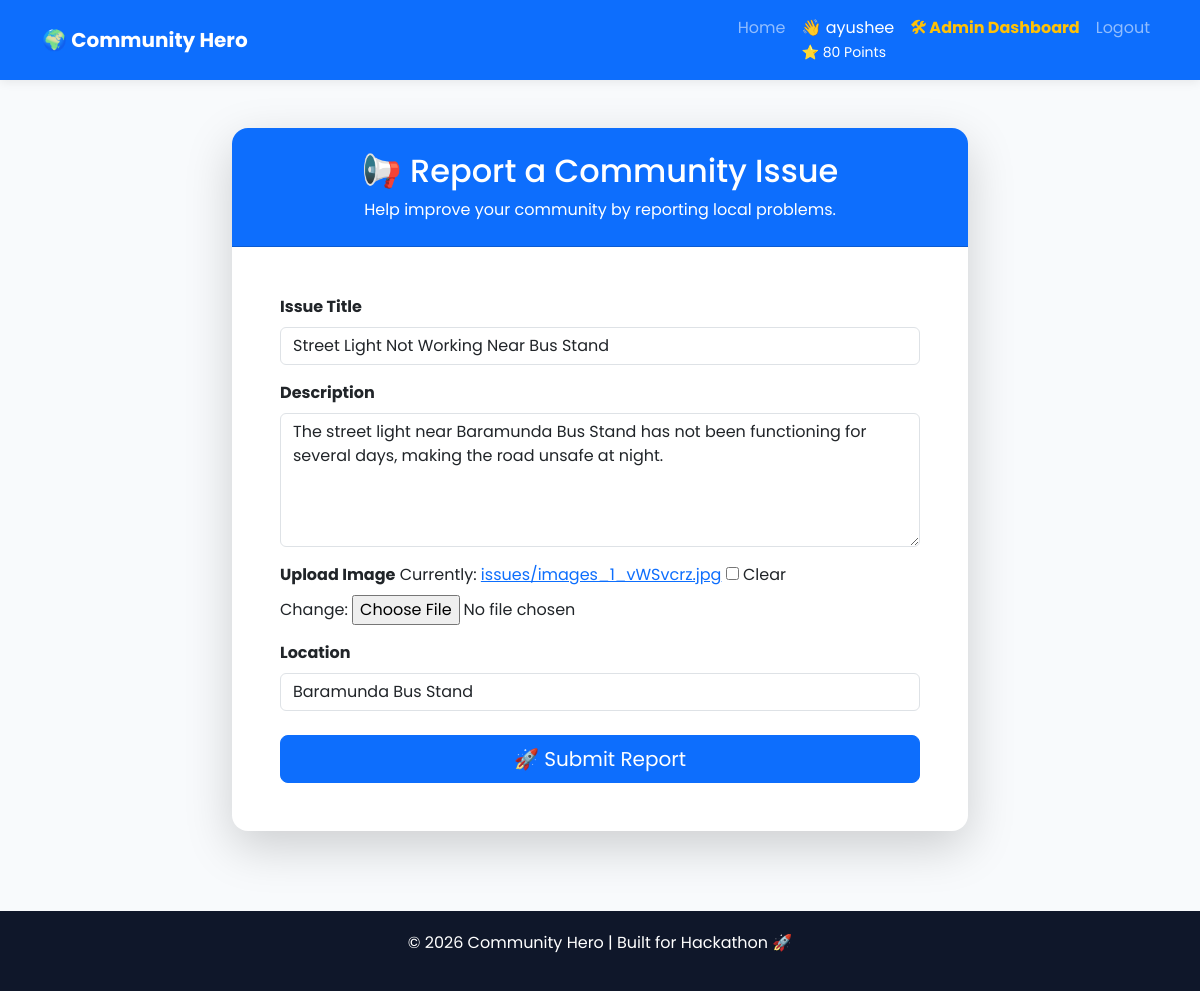
Page /issue/18/edit/ (signed in) on the committed database.
### issues/models.py (models this page shows, shortened)
class Profile(models.Model):
    user = models.OneToOneField(
        User,
        on_delete=models.CASCADE
    )
    points = models.PositiveIntegerField(default=0)

class Issue(models.Model):
    CATEGORY_CHOICES = [
        ("Pothole", "Pothole"),
        ("Garbage", "Garbage"),
        ("Water Leakage", "Water Leakage"),
        ("Street Light", "Street Light"),
        ("Road Damage", "Road Damage"),
        ("Other", "Other"),
    ]
    STATUS_CHOICES = [
        ("Pending", "Pending"),
        ("In Progress", "In Progress"),
        ("Resolved", "Resolved"),
    ]
    PRIORITY_CHOICES = [
    ("High", "High"),
    ("Medium", "Medium"),
    ("Low", "Low"),
    ]
    user = models.ForeignKey(
        User,
        on_delete=models.CASCADE
    )
    title = models.CharField(max_length=200)
    description = models.TextField()
    category = models.CharField(
        max_length=50,
        choices=CATEGORY_CHOICES,
        default="Other"
    )
    image = models.ImageField(
        upload_to="issues/",
        blank=True,
        null=True
    )
    location = models.CharField(max_length=200)
    status = models.CharField(
        max_length=30,
        choices=STATUS_CHOICES,
        default="Pending"
    )
    priority = models.CharField(
    max_length=10,
    choices=PRIORITY_CHOICES,
    default="Medium"
    )
    ai_solution = models.TextField(blank=True)
    department = models.CharField(
        max_length=100,
        blank=True
    )
    ai_summary = models.TextField(
    blank=True,
    null=True
    )
    verification_count = models.PositiveIntegerField(default=0)
    points_awarded = models.BooleanField(default=False)
    created_at = models.DateTimeField(auto_now_add=True)

### issues/views.py (the view)
# urls.py: path("issue/<int:pk>/edit/", views.edit_issue, name="edit_issue"),
@login_required
def edit_issue(request, pk):
    issue = get_object_or_404(Issue, pk=pk)
    if issue.user != request.user:
        return redirect("home")
    if request.method == "POST":
        form = IssueForm(
            request.POST,
            request.FILES,
            instance=issue
        )
        if form.is_valid():
            form.save()
            return redirect("issue_detail", pk=issue.pk)
    else:
        form = IssueForm(instance=issue)
    return render(
        request,
        "issues/report_issue.html",
        {
            "form": form
        }
    )

### issues/forms.py
class IssueForm(forms.ModelForm):
    class Meta:
        model = Issue
        fields = [
            "title",
            "description",
            "image",
            "location",
        ]
        widgets = {
            "title": forms.TextInput(attrs={
                "class": "form-control",
                "placeholder": "Enter issue title"
            }),
            "description": forms.Textarea(attrs={
                "class": "form-control",
                "rows": 5,
                "placeholder": "Describe the issue..."
            }),
            "location": forms.TextInput(attrs={
                "class": "form-control",
                "placeholder": "Enter location"
            }),
        }

### issues/templates/issues/report_issue.html (shortened to what this page needs)
{% extends 'issues/base.html' %}
{% block content %}
<div class="row justify-content-center">
    <div class="col-lg-8">
        <div class="card shadow-lg border-0 rounded-4">
            <div class="card-header bg-primary text-white text-center py-4 rounded-top-4">
                <h2>📢 Report a Community Issue</h2>
                <p class="mb-0">
                    Help improve your community by reporting local problems.
                </p>
            </div>
            <div class="card-body p-5">
                <form method="POST" enctype="multipart/form-data">
                    <div class="mb-3">
                        <label class="form-label fw-bold">
                            Issue Title
                        </label>
                        {{ form.title }}
                    </div>
                    <div class="mb-3">
                        <label class="form-label fw-bold">
                            Description
                        </label>
                        {{ form.description }}
                    </div>
                    <div class="mb-3">
                        <label class="form-label fw-bold">
                            Upload Image
                        </label>
                        {{ form.image }}
                    </div>
                    <div class="mb-4">
                        <label class="form-label fw-bold">
                            Location
                        </label>
                        {{ form.location }}
                    </div>
                    <div class="d-grid">
                        <button class="btn btn-primary btn-lg">
                            🚀 Submit Report
                        </button>
                    </div>
                </form>
            </div>
        </div>
    </div>
</div>
{% endblock %}

### issues/templates/issues/base.html (shortened to what this page needs)
{% load static %}
<!DOCTYPE html>
<html lang="en">
<head>
    <link href="https://cdn.jsdelivr.net/npm/bootstrap@5.3.7/dist/css/bootstrap.min.css" rel="stylesheet">
</head>
<body>
<nav class="navbar navbar-expand-lg navbar-dark bg-primary">
<div class="container">
<a class="navbar-brand fw-bold" href="/">
🌍 Community Hero
</a>
<div class="collapse navbar-collapse" id="navbarNav">
<ul class="navbar-nav ms-auto">
<li class="nav-item">
<a class="nav-link" href="{% url 'home' %}">Home</a>
</li>
{% if user.is_authenticated %}
<li class="nav-item">
<span class="nav-link text-white">
👋 {{ user.username }}
{% if user.is_authenticated %}
<br>
<small>
⭐ {{ user.profile.points }} Points
</small>
{% endif %}
</span>
</li>
{% if user.is_staff %}
<li class="nav-item">
    <a class="nav-link text-warning fw-bold"
       href="{% url 'admin_dashboard' %}">
       🛠 Admin Dashboard
    </a>
</li>
{% endif %}
<li class="nav-item">
<a class="nav-link" href="{% url 'logout' %}">
Logout
</a>
</li>
{% endif %}
</ul>
</div>
</div>
</nav>
<div class="container mt-5">
{% block content %}
{% endblock %}
</div>
<footer>
<p>© 2026 Community Hero | Built for Hackathon 🚀</p>
</footer>
</body>
</html>

### issues/templates/issues/base.html (style rules this page uses)
body { font-family:'Poppins',sans-serif; background:#f8fafc; }
.navbar { box-shadow:0 2px 10px rgba(0,0,0,0.08); }
footer { background:#0f172a; color:white; padding:20px; margin-top:80px; text-align:center; }
.card { transition:0.3s; }

### rows in the picture
Issue: title "Street Light Not Working Near Bus Stand", description "The street light near Baramunda Bus Stand has not been functioning for several days, making the road unsafe at night.", location "Baramunda Bus Stand"

### other values in the picture
{{ user.username }} "ayushee"
{{ user.profile.points }} "80"
